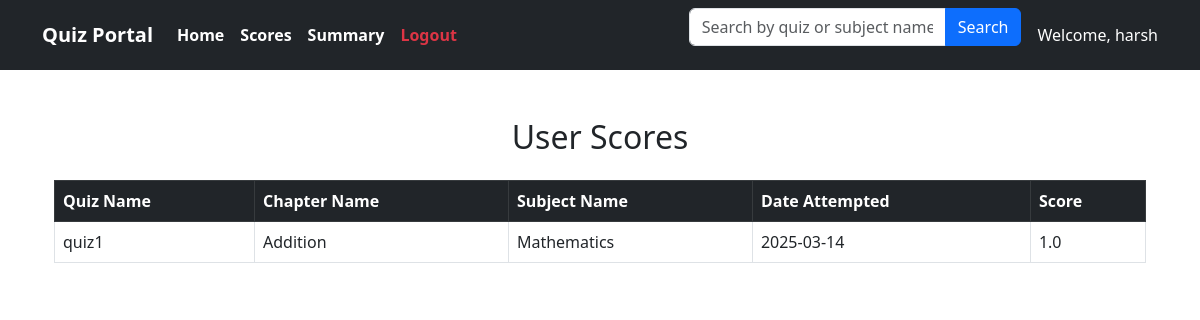
Page /user/scores (signed in) on the earlier database version.
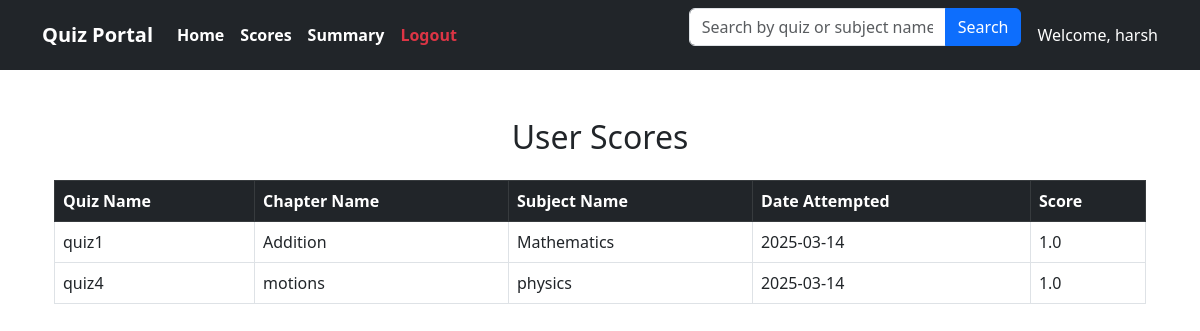
Same page on the later database version.
### backend/models.py (models this page shows)
class Score(db.Model):
    __tablename__ = 'score'
    id = db.Column(db.Integer, primary_key=True)
    user_id = db.Column(db.Integer, db.ForeignKey('users.id', ondelete='CASCADE'), nullable=False)
    quiz_id = db.Column(db.Integer, db.ForeignKey('quiz.id', ondelete='CASCADE'), nullable=False)
    date_attempt = db.Column(db.DateTime, nullable=False)
    score = db.Column(db.Float, nullable=False)  # Percentage or total score

class Quiz(db.Model):
    __tablename__ = 'quiz'
    id = db.Column(db.Integer, primary_key=True)
    chapter_id = db.Column(db.Integer, db.ForeignKey('chapter.id', ondelete='CASCADE'), nullable=False)
    quiz_name = db.Column(db.String, nullable=False)
    date_of_quiz = db.Column(db.DateTime, nullable=False)
    time_duration = db.Column(db.Time, nullable=False)
    questions = db.relationship('Question', backref='quiz',lazy=True, cascade='all, delete-orphan')
    scores = db.relationship('Score', backref='quiz',lazy=True, cascade='all, delete-orphan')

class Chapter(db.Model):
    __tablename__ = 'chapter'
    id = db.Column(db.Integer, primary_key=True)
    name = db.Column(db.String, nullable=False)
    description = db.Column(db.String, nullable=False)
    subject_id = db.Column(db.Integer, db.ForeignKey('subjects.id', ondelete='CASCADE'), nullable=False)
    quizzes = db.relationship('Quiz', backref='chapter',lazy=True, cascade='all, delete-orphan')

class Subject(db.Model):
    __tablename__ = 'subjects'
    id = db.Column(db.Integer, primary_key=True)
    name = db.Column(db.String(100), nullable=False)
    description = db.Column(db.String(255), nullable=True)
    chapters = db.relationship('Chapter', backref='subject', cascade="all, delete", lazy=True)

### app.py (the view)
@app.route('/user/scores', methods=['GET'])
def user_scores():
    user_id = session.get('user_id')
    scores_query = db.session.query(
        Score.score,
        Score.date_attempt,
        Quiz.quiz_name,
        Chapter.name.label('chapter'),
        Subject.name.label('subject')
    ).join(Quiz, Score.quiz_id == Quiz.id) \
     .join(Chapter, Quiz.chapter_id == Chapter.id) \
     .join(Subject, Chapter.subject_id == Subject.id) \
     .filter(Score.user_id == user_id)
    scores = scores_query.all()
    return render_template('user_scores.html', scores=scores)

### templates/user_scores.html (shortened to what this page needs)
{% extends "usernavbar.html" %}
{% block content %}
<div class="container mt-5">
    <h2 class="mb-4 text-center">User Scores</h2>
    <table class="table table-bordered">
        <thead class="table-dark">
            <tr>
                <th>Quiz Name</th>
                <th>Chapter Name</th>
                <th>Subject Name</th>
                <th>Date Attempted</th>
                <th>Score</th>
            </tr>
        </thead>
        <tbody>
            {% for score in scores %}
                <tr>
                    <td>{{ score.quiz_name }}</td>
                    <td>{{ score.chapter }}</td>
                    <td>{{ score.subject }}</td>
                    <td>{{ score.date_attempt.strftime('%Y-%m-%d') }}</td>
                    <td>{{ score.score }}</td>
                </tr>
            {% else %}
                <tr>
                    <td colspan="5" class="text-center">No scores found</td>
                </tr>
            {% endfor %}
        </tbody>
    </table>
</div>
{% endblock %}

Differences in the rows shown:
added Score: quiz_name "quiz4", chapter "motions", subject "physics", date_attempt "2025-03-14", score "1.0"
